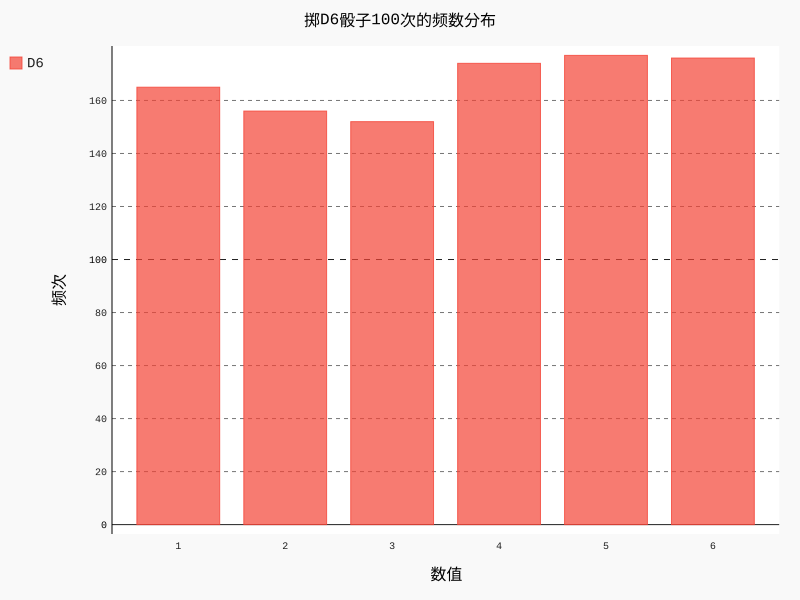

Write the Python code that produced this figure.
# -*- coding:utf-8 -*-
# 使用pygal可视化包 对掷骰子的结果进行汇总成直方图
from die import Die
import pygal

die_1 = Die()
# 列表生成式
results_1 = [die_1.roll() for roll_number in range(1000)]


frequencies_1 = [results_1.count(value) for value in range(1, die_1.num_sides+1)]

    
# 使用pygal进行可视化 条形图

hist_1 = pygal.Bar()

hist_1.title = '掷D6骰子100次的频数分布'
hist_1.x_labels = list(range(1 , die_1.num_sides+1))
hist_1.x_title = '数值'
hist_1.y_title = '频次'

hist_1.add('D6', frequencies_1)
hist_1.render_to_file('die_visual.svg')

# 创建两个D8骰子 基本条形图之复合条形图
die_2 = Die(8)
die_3 = Die(8)

results_2 = [die_2.roll() for roll_number in range(1000)]
results_3 = [die_3.roll() for roll_number in range(1000)]
frequencies_2 = [
    results_2.count(value) for value in range(1 ,die_2.num_sides+1)
        ]
frequencies_3 = [
    results_3.count(value) for value in range(1 ,die_3.num_sides+1)
        ]
        
hist_2 = pygal.Bar()


hist_2.title = '掷两个D8骰子1000次的频数分布'
hist_2.x_labels = list(range(1 , die_2.num_sides+1))
hist_2.x_title = '数值'
hist_2.y_title = '频次'


# add()增加两个不同个体的观测值集合 形成复合条形图
hist_2.add('一个D8', frequencies_2)
hist_2.add('另一个D8', frequencies_3)
hist_2.render_to_file('two_D8_visual_pygal_Bar.svg')


# 层叠条形图 使用函数pygal.StackedBar()
hist_3 = pygal.StackedBar()

hist_3.title = '掷两个D8骰子1000次的频数分布'
hist_3.x_labels = list(range(1 , die_2.num_sides+1))
hist_3.x_title = '数值'
hist_3.y_title = '频次'

hist_3.add('一个D8', frequencies_2)
hist_3.add('另一个D8', frequencies_3)
hist_3.render_to_file('two_D8_visual_pygal_StackedBar.svg')

# 水平条形图 使用函数pygal.HorizontalBar()构建水平条形图
hist_4 = pygal.HorizontalBar()

hist_4.title = '掷两个D8骰子1000次的频数分布,其中1值出现的频次'


hist_4.add('一个D8', results_2.count(1))
hist_4.add('另一个D8', results_3.count(1))
hist_4.render_to_file('two_D8_visual_pygal_HorizontalBar.svg')

# pygal可视化真的好看

# 同时掷三个D6骰子
die_4 = Die()
die_5 = Die()
die_6 = Die()

results = [
    die_4.roll()+die_5.roll()+die_6.roll()
    for roll_number in range(1000)
    ]
    
frequencies_4 = [
    results.count(value)
    for value in range(3, die_4.num_sides+die_4.num_sides+die_6.num_sides+1)
    ]

# 如何将列表中的值求得sum print(sum(list))

pie_1 = pygal.Pie()
pie_1.title = '三个D6骰子之和各值的比例分布'
pie_1.add('和为3', frequencies_4[0]/1000)
pie_1.add('和为4', frequencies_4[1]/1000)
pie_1.add('和为5', frequencies_4[2]/1000)
pie_1.add('和为6', frequencies_4[3]/1000)
pie_1.add('和为7', frequencies_4[4]/1000)
pie_1.add('和为8', frequencies_4[5]/1000)
pie_1.add('和为9', frequencies_4[6]/1000)
pie_1.add('和为10', frequencies_4[7]/1000)
pie_1.add('和为11', frequencies_4[8]/1000)
pie_1.add('和为12', frequencies_4[9]/1000)
pie_1.add('和为13', frequencies_4[10]/1000)
pie_1.add('和为14', frequencies_4[11]/1000)
pie_1.add('和为15', frequencies_4[12]/1000)
pie_1.add('和为16', frequencies_4[13]/1000)
pie_1.add('和为17', frequencies_4[14]/1000)
pie_1.add('和为18', frequencies_4[15]/1000)

pie_1.render_to_file('sum_of_three_D6_pie.svg')
# 可以进行更进一步的分割 运用四分位数的概念 将数值划分开来 更易于理解其数值之和的分布
pie_2 = pygal.Pie()

pie_2.title = '运用四分位数进行可视化图形'
pie_2.add('骰子面数之和在3-6之间', sum(frequencies_4[0:4])/1000)
pie_2.add('骰子面数之和在7-10之间', sum(frequencies_4[4:8])/1000)
pie_2.add('骰子面数之和在11-14之间', sum(frequencies_4[8:12])/1000)
pie_2.add('骰子面数之和在15-18之间', sum(frequencies_4[12:16])/1000)

pie_2.render_to_file('使用四分位数进行可视化图形.svg')


# 同时掷两个骰子将点数相乘
die_7 = Die()
die_8 = Die()

results_4 = [
    die_7.roll()*die_8.roll()
    for roll_number in range(1000)
    ]
    
frequencies_5 = [
    results_4.count(value)
    for value in range(1, die_7.num_sides*die_8.num_sides+1)
    ]
    
# 玩条形图
hist_5 = pygal.Bar()
hist_5.title = '两个D6骰子随机数值乘积分布'
hist_5.x_title = '相乘数值'
hist_5.y_title = '频数'
hist_5.x_labels = list(range(1, die_7.num_sides*die_8.num_sides+1))

hist_5.add('D6*D6', frequencies_5)
hist_5.render_to_file('两个D6骰子随机数值乘积分布.svg')
 
